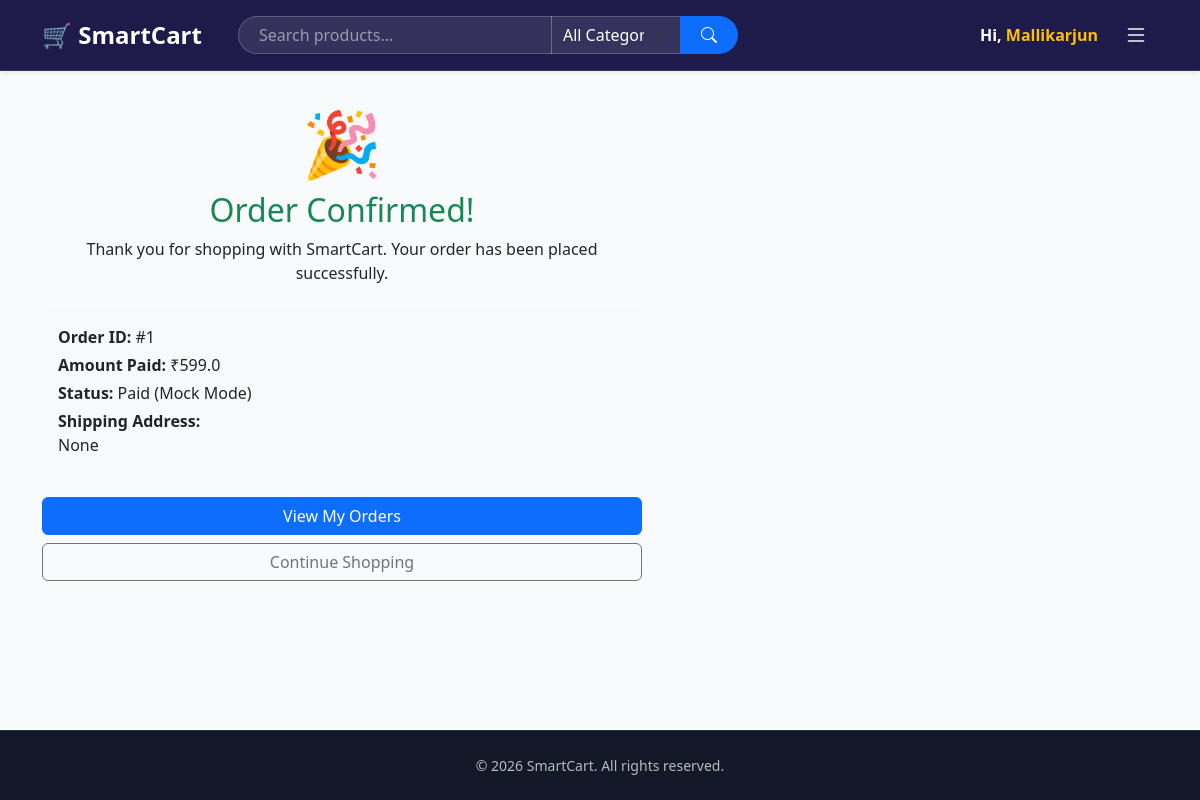
Screenshot of /user/order-success/1 (signed in) with the database file from the repository.
### tables this page shows
CREATE TABLE "orders" ("order_id" INTEGER PRIMARY KEY AUTOINCREMENT, "user_id" INTEGER NOT NULL, "razorpay_order_id" TEXT, "razorpay_payment_id" TEXT, "amount" REAL, "payment_status" TEXT, "created_at" TEXT, "shipping_address" TEXT);

### app.py (the view)
@user_bp.route('/user/order-success/<int:order_db_id>')
def order_success(order_db_id):
    conn = get_db_connection(); cursor = conn.cursor()
    cursor.execute("SELECT * FROM orders WHERE order_id = ? AND user_id = ?", (order_db_id, session['user_id']))
    order = cursor.fetchone(); cursor.close(); conn.close(); return render_template('user/order_success.html', order=order)

### app.py (called while the page is built)
@app.after_request
def add_header(response):
    response.headers["Cache-Control"] = "no-cache, no-store, must-revalidate"
    response.headers["Pragma"] = "no-cache"
    response.headers["Expires"] = "0"
    return response

def get_db_connection():
    conn = sqlite3.connect(config.DATABASE_URL, timeout=10, detect_types=sqlite3.PARSE_DECLTYPES | sqlite3.PARSE_COLNAMES)
    conn.row_factory = sqlite3.Row
    return conn

@app.context_processor
def utility_processor():
    categories, cart_count = [], 0
    try:
        conn = get_db_connection(); cursor = conn.cursor()
        cursor.execute("SELECT DISTINCT category FROM products WHERE is_active = 1")
        categories = [row['category'] for row in cursor.fetchall()]; cursor.close(); conn.close()
    except: pass
    if 'cart' in session: cart_count = len(session['cart'])
    return {"global_categories": categories, "global_cart_count": cart_count}

### templates/user/order_success.html
{% extends "base.html" %}
{% block content %}
<div class="content-card text-center" style="max-width: 600px;">
    <div style="font-size: 4rem;">🎉</div>
    <h2 class="text-success">Order Confirmed!</h2>
    <p>Thank you for shopping with SmartCart. Your order has been placed successfully.</p>
    <div class="bg-light p-3 rounded my-4 text-start">
        <p class="mb-1"><strong>Order ID:</strong> #{{ order.order_id }}</p>
        <p class="mb-1"><strong>Amount Paid:</strong> ₹{{ order.amount }}</p>
        <p class="mb-1"><strong>Status:</strong> {{ order.payment_status }}</p>
        <p class="mb-0"><strong>Shipping Address:</strong><br><span style="white-space: pre-line;">{{
                order.shipping_address }}</span></p>
    </div>
    <div class="d-grid gap-2">
        <a href="/user/my-orders" class="btn btn-primary">View My Orders</a>
        <a href="/user/products" class="btn btn-outline-secondary">Continue Shopping</a>
    </div>
</div>
{% endblock %}

### static/css/style.css (style rules this page uses)
body { font-family: 'Plus Jakarta Sans', 'Inter', sans-serif; margin: 0; padding: 0; }
:root { --primary: #4f46e5; --primary-dark: #4338ca; --primary-light: #e0e7ff; --accent: #f59e0b; --nav-bg: #1e1b4b; --footer-bg: #111827; --background: #f1f5f9; --card-shadow: 0 10px 15px -3px rgba(0, 0, 0, 0.1), 0 4px 6px -2px rgba(0, 0, 0, 0.05); }
body { background: url('../images/premium_bg.png') no-repeat center center fixed; background-size: cover; font-family: 'Plus Jakarta Sans', 'Inter', sans-serif; color: #1e293b; min-height: 100vh; display: flex; flex-direction: column; }
.btn-primary { background-color: var(--primary); border: none; }
body { background-color: #f4f7f6; }

### templates/base.html (style rules this page uses)
html, body { height: 100%; }
body { display: flex; flex-direction: column; background-color: #f8fafc; }

### rows the page displays
orders: order_id "1", amount "599.0", payment_status "Paid (Mock Mode)"

### other values shown
{{ session.get('user_name') }} "Mallikarjun"
{{ order.shipping_address }} "None"
